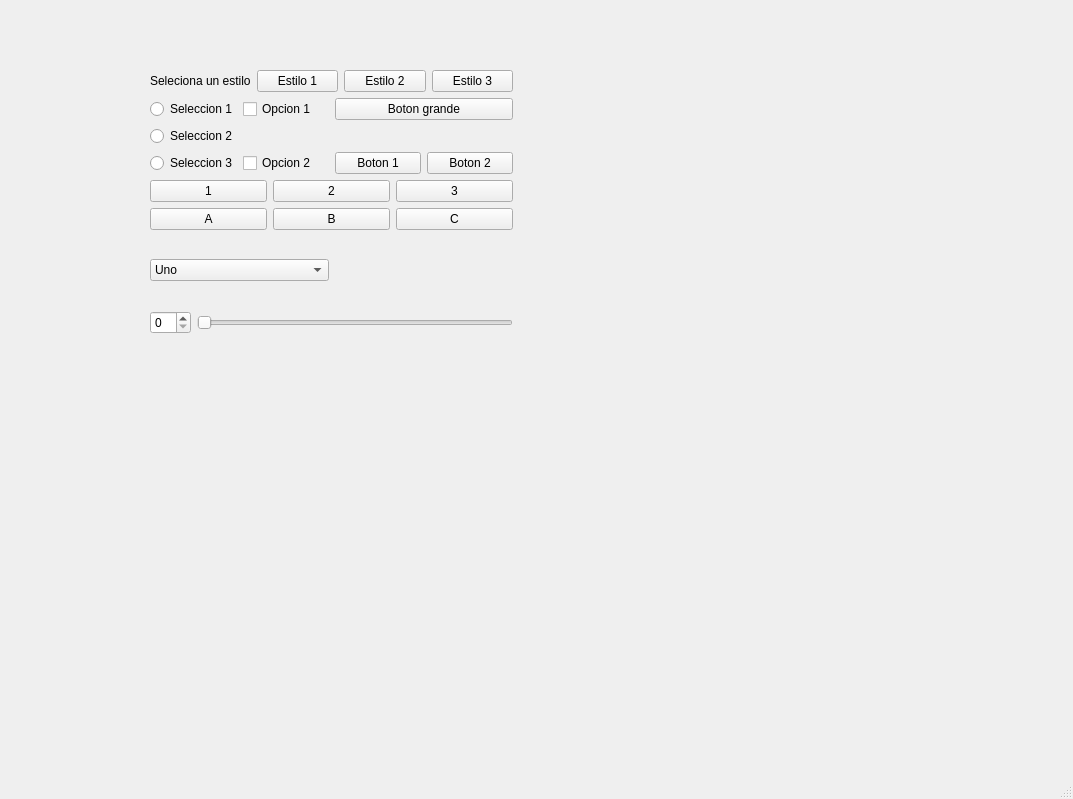
<?xml version="1.0" encoding="UTF-8"?>
<ui version="4.0">
 <class>MainWindow</class>
 <widget class="QMainWindow" name="MainWindow">
  <property name="geometry">
   <rect>
    <x>0</x>
    <y>0</y>
    <width>1073</width>
    <height>799</height>
   </rect>
  </property>
  <property name="windowTitle">
   <string>MainWindow</string>
  </property>
  <widget class="QWidget" name="centralwidget">
   <widget class="QWidget" name="layoutWidget">
    <property name="geometry">
     <rect>
      <x>150</x>
      <y>70</y>
      <width>363</width>
      <height>264</height>
     </rect>
    </property>
    <layout class="QVBoxLayout" name="verticalLayout_2">
     <item>
      <layout class="QHBoxLayout" name="horizontalLayout">
       <item>
        <widget class="QLabel" name="label">
         <property name="text">
          <string>Seleciona un estilo</string>
         </property>
        </widget>
       </item>
       <item>
        <widget class="QPushButton" name="pushButton">
         <property name="text">
          <string>Estilo 1</string>
         </property>
         <property name="checkable">
          <bool>true</bool>
         </property>
         <attribute name="buttonGroup">
          <string notr="true">buttonGroup_2</string>
         </attribute>
        </widget>
       </item>
       <item>
        <widget class="QPushButton" name="pushButton_3">
         <property name="text">
          <string>Estilo 2</string>
         </property>
         <property name="checkable">
          <bool>true</bool>
         </property>
         <attribute name="buttonGroup">
          <string notr="true">buttonGroup_2</string>
         </attribute>
        </widget>
       </item>
       <item>
        <widget class="QPushButton" name="pushButton_2">
         <property name="text">
          <string>Estilo 3</string>
         </property>
         <property name="checkable">
          <bool>true</bool>
         </property>
         <attribute name="buttonGroup">
          <string notr="true">buttonGroup_2</string>
         </attribute>
        </widget>
       </item>
      </layout>
     </item>
     <item>
      <layout class="QGridLayout" name="gridLayout">
       <item row="2" column="0">
        <widget class="QRadioButton" name="radioButton_3">
         <property name="text">
          <string>Seleccion 3</string>
         </property>
        </widget>
       </item>
       <item row="0" column="0">
        <widget class="QRadioButton" name="radioButton_2">
         <property name="text">
          <string>Seleccion 1</string>
         </property>
        </widget>
       </item>
       <item row="2" column="1">
        <widget class="QCheckBox" name="checkBox_2">
         <property name="text">
          <string>Opcion 2</string>
         </property>
        </widget>
       </item>
       <item row="1" column="0">
        <widget class="QRadioButton" name="radioButton">
         <property name="text">
          <string>Seleccion 2</string>
         </property>
        </widget>
       </item>
       <item row="2" column="2">
        <widget class="QPushButton" name="pushButton_5">
         <property name="text">
          <string>Boton 1</string>
         </property>
        </widget>
       </item>
       <item row="0" column="1">
        <widget class="QCheckBox" name="checkBox">
         <property name="text">
          <string>Opcion 1</string>
         </property>
        </widget>
       </item>
       <item row="2" column="3">
        <widget class="QPushButton" name="pushButton_6">
         <property name="text">
          <string>Boton 2</string>
         </property>
        </widget>
       </item>
       <item row="0" column="2" colspan="2">
        <widget class="QPushButton" name="pushButton_4">
         <property name="text">
          <string>Boton grande</string>
         </property>
        </widget>
       </item>
      </layout>
     </item>
     <item>
      <layout class="QVBoxLayout" name="verticalLayout">
       <item>
        <layout class="QHBoxLayout" name="horizontalLayout_2">
         <item>
          <widget class="QPushButton" name="pushButton_7">
           <property name="text">
            <string>1</string>
           </property>
          </widget>
         </item>
         <item>
          <widget class="QPushButton" name="pushButton_8">
           <property name="text">
            <string>2</string>
           </property>
          </widget>
         </item>
         <item>
          <widget class="QPushButton" name="pushButton_9">
           <property name="text">
            <string>3</string>
           </property>
          </widget>
         </item>
        </layout>
       </item>
       <item>
        <layout class="QHBoxLayout" name="horizontalLayout_3">
         <item>
          <widget class="QPushButton" name="pushButton_12">
           <property name="text">
            <string>A</string>
           </property>
          </widget>
         </item>
         <item>
          <widget class="QPushButton" name="pushButton_10">
           <property name="text">
            <string>B</string>
           </property>
          </widget>
         </item>
         <item>
          <widget class="QPushButton" name="pushButton_11">
           <property name="text">
            <string>C</string>
           </property>
          </widget>
         </item>
        </layout>
       </item>
      </layout>
     </item>
     <item>
      <layout class="QHBoxLayout" name="horizontalLayout_4">
       <item>
        <widget class="QComboBox" name="comboBox">
         <item>
          <property name="text">
           <string>Uno</string>
          </property>
         </item>
         <item>
          <property name="text">
           <string>Dos</string>
          </property>
         </item>
         <item>
          <property name="text">
           <string>Tres</string>
          </property>
         </item>
        </widget>
       </item>
       <item>
        <widget class="QLabel" name="label_2">
         <property name="text">
          <string/>
         </property>
         <property name="alignment">
          <set>Qt::AlignmentFlag::AlignCenter</set>
         </property>
        </widget>
       </item>
      </layout>
     </item>
     <item>
      <layout class="QHBoxLayout" name="horizontalLayout_5">
       <item>
        <widget class="QSpinBox" name="spinBox"/>
       </item>
       <item>
        <widget class="QSlider" name="horizontalSlider">
         <property name="orientation">
          <enum>Qt::Orientation::Horizontal</enum>
         </property>
        </widget>
       </item>
      </layout>
     </item>
    </layout>
   </widget>
  </widget>
  <widget class="QMenuBar" name="menubar">
   <property name="geometry">
    <rect>
     <x>0</x>
     <y>0</y>
     <width>1073</width>
     <height>33</height>
    </rect>
   </property>
  </widget>
  <widget class="QStatusBar" name="statusbar"/>
 </widget>
 <resources/>
 <connections/>
 <buttongroups>
  <buttongroup name="buttonGroup_2"/>
 </buttongroups>
</ui>
